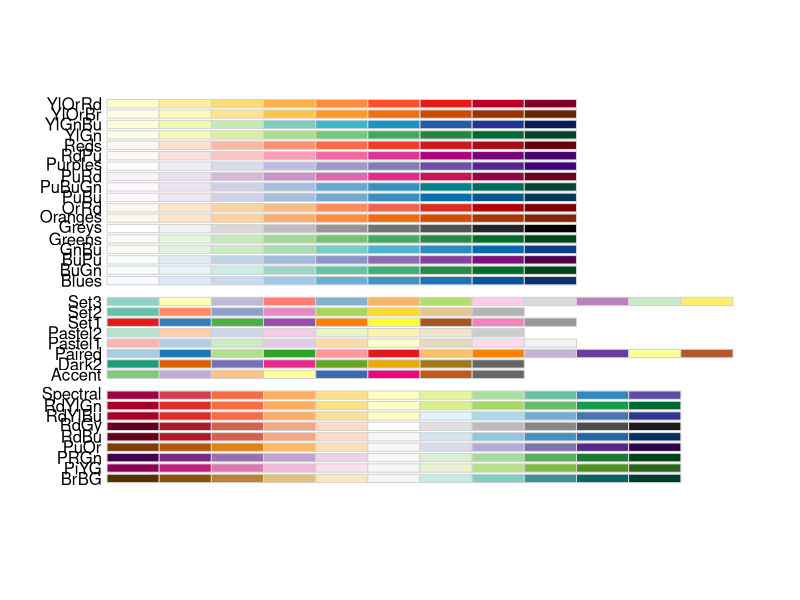
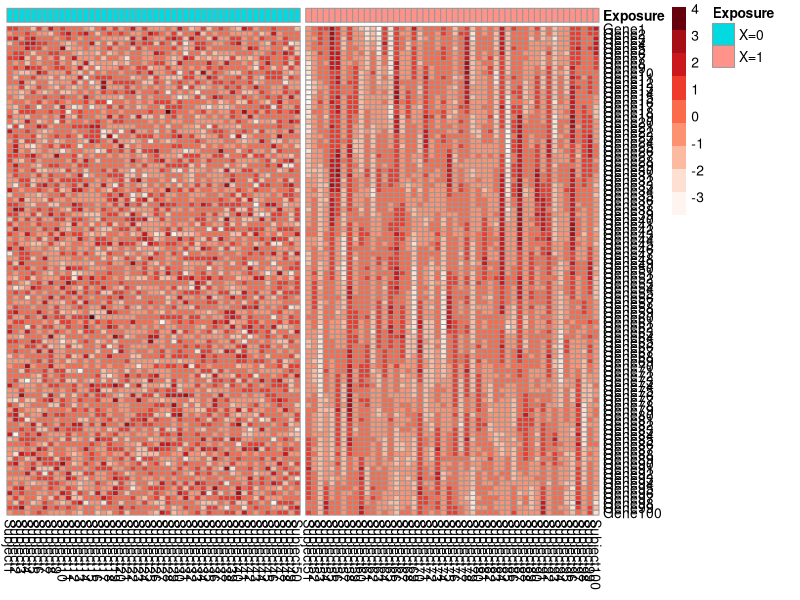

Write the R code that produced these figures, in order.
## ---- chunk 1
library(knitr)
opts_chunk$set(tidy = TRUE, warning = FALSE, message = FALSE)
opts_template$set(
    fig.large = list(fig.width = 7, fig.height = 5, fig.align = 'center', fig.pos = 'h'),
    fig.small = list(fig.width = 6, fig.height = 4, fig.align = 'center', fig.pos = 'h'),
    fig.full = list(fig.width = 9, fig.height = 7, fig.align = 'center', fig.pos = 'h')
)
knit_hooks$set(crop = hook_pdfcrop)
## ---- chunk 2
# Initiate Simulation parameters
  n = 100       # total number of subjects
  n0 = 50       # number of subjects with X=0
  n1 = n - n0   # number of subjects with X=1
  p = 100       # number of genes
  times = 1:p   # used for creating covariance matrix
  rho.0 = 0.01  # rho between Z_i and Z_j when X=0
  rho.1 = 0.95  # rho between Z_i and Z_j when X=1
  sigma = 1
  
# Simulate gene expression values according to exposure X=0, X=1, according to a centered multivariate normal distribution with covariance between Z_i and Z_j being rho^|i-j|
  H <- abs(outer(times, times, "-"))
  V0 <- sigma * rho.0^H
  V1 <- sigma * rho.1^H

  # rows are people, columns are genes
  genes0 <- MASS::mvrnorm(n = n0, mu = rep(0,p), Sigma = V0)
  genes1 <- MASS::mvrnorm(n = n1, mu = rep(0,p), Sigma = V1)
  genes <- rbind(genes0,genes1)
  dim(genes)
## ---- chunk 3
  colnames(genes) <- paste0("Gene", 1:p)
  rownames(genes) <- paste0("Subject",1:n)
  genes[1:5,1:5]
## ---- chunk 4
library(magrittr) # for piping operator

annotation_col <- rep("X=0",n0) %>% 
                  c(rep("X=1", n1)) %>% 
                  factor %>% 
                  data.frame

colnames(annotation_col) <- "Exposure"

rownames(annotation_col) = paste0("Subject", 1:n)
annotation_col %>% head
## ---- chunk 5
RColorBrewer::display.brewer.all()
## ---- chunk 6
col.pal <- RColorBrewer::brewer.pal(9,"Reds")

pheatmap::pheatmap(t(genes), 
                   cluster_row=F,
                   annotation_col = annotation_col, 
                   color = col.pal, 
                   cluster_cols = F,
                   gaps_col=50)
